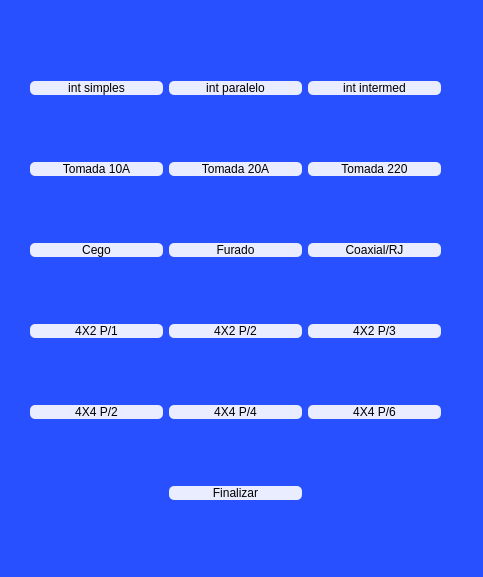
<?xml version="1.0" encoding="UTF-8"?>
<ui version="4.0">
 <class>Form</class>
 <widget class="QWidget" name="Form">
  <property name="geometry">
   <rect>
    <x>0</x>
    <y>0</y>
    <width>483</width>
    <height>577</height>
   </rect>
  </property>
  <property name="windowTitle">
   <string>Form</string>
  </property>
  <widget class="QWidget" name="widget" native="true">
   <property name="geometry">
    <rect>
     <x>0</x>
     <y>0</y>
     <width>491</width>
     <height>581</height>
    </rect>
   </property>
   <property name="styleSheet">
    <string notr="true">background-color:rgb(41, 80, 255)</string>
   </property>
   <widget class="QWidget" name="gridLayoutWidget">
    <property name="geometry">
     <rect>
      <x>30</x>
      <y>20</y>
      <width>411</width>
      <height>541</height>
     </rect>
    </property>
    <layout class="QGridLayout" name="gridLayout">
     <item row="3" column="0">
      <widget class="QPushButton" name="pushButton_4">
       <property name="styleSheet">
        <string notr="true">background-color:rgb(234, 237, 255);
border-radius: 5px;</string>
       </property>
       <property name="text">
        <string>4X2 P/1</string>
       </property>
      </widget>
     </item>
     <item row="1" column="0">
      <widget class="QPushButton" name="pushButton_2">
       <property name="styleSheet">
        <string notr="true">background-color:rgb(234, 237, 255);
border-radius: 5px;</string>
       </property>
       <property name="text">
        <string>Tomada 10A</string>
       </property>
      </widget>
     </item>
     <item row="0" column="1">
      <widget class="QPushButton" name="pushButton_7">
       <property name="styleSheet">
        <string notr="true">background-color:rgb(234, 237, 255);
border-radius: 5px;</string>
       </property>
       <property name="text">
        <string>int paralelo</string>
       </property>
      </widget>
     </item>
     <item row="4" column="0">
      <widget class="QPushButton" name="pushButton_5">
       <property name="styleSheet">
        <string notr="true">background-color:rgb(234, 237, 255);
border-radius: 5px;</string>
       </property>
       <property name="text">
        <string>4X4 P/2</string>
       </property>
      </widget>
     </item>
     <item row="0" column="0">
      <widget class="QPushButton" name="pushButton">
       <property name="styleSheet">
        <string notr="true">background-color:rgb(234, 237, 255);
border-radius: 5px;
hover background-color: rgb(130, 130, 130);</string>
       </property>
       <property name="text">
        <string>int simples</string>
       </property>
      </widget>
     </item>
     <item row="2" column="0">
      <widget class="QPushButton" name="pushButton_3">
       <property name="styleSheet">
        <string notr="true">background-color:rgb(234, 237, 255);
border-radius: 5px;</string>
       </property>
       <property name="text">
        <string>Cego</string>
       </property>
      </widget>
     </item>
     <item row="0" column="2">
      <widget class="QPushButton" name="pushButton_8">
       <property name="styleSheet">
        <string notr="true">background-color:rgb(234, 237, 255);
border-radius: 5px;</string>
       </property>
       <property name="text">
        <string>int intermed</string>
       </property>
      </widget>
     </item>
     <item row="1" column="1">
      <widget class="QPushButton" name="pushButton_9">
       <property name="styleSheet">
        <string notr="true">background-color:rgb(234, 237, 255);
border-radius: 5px;</string>
       </property>
       <property name="text">
        <string>Tomada 20A</string>
       </property>
      </widget>
     </item>
     <item row="1" column="2">
      <widget class="QPushButton" name="pushButton_10">
       <property name="styleSheet">
        <string notr="true">background-color:rgb(234, 237, 255);
border-radius: 5px;</string>
       </property>
       <property name="text">
        <string>Tomada 220</string>
       </property>
      </widget>
     </item>
     <item row="2" column="1">
      <widget class="QPushButton" name="pushButton_11">
       <property name="styleSheet">
        <string notr="true">background-color:rgb(234, 237, 255);
border-radius: 5px;</string>
       </property>
       <property name="text">
        <string>Furado</string>
       </property>
      </widget>
     </item>
     <item row="2" column="2">
      <widget class="QPushButton" name="pushButton_12">
       <property name="styleSheet">
        <string notr="true">background-color:rgb(234, 237, 255);
border-radius: 5px;</string>
       </property>
       <property name="text">
        <string>Coaxial/RJ</string>
       </property>
      </widget>
     </item>
     <item row="3" column="1">
      <widget class="QPushButton" name="pushButton_13">
       <property name="styleSheet">
        <string notr="true">background-color:rgb(234, 237, 255);
border-radius: 5px;</string>
       </property>
       <property name="text">
        <string>4X2 P/2</string>
       </property>
      </widget>
     </item>
     <item row="3" column="2">
      <widget class="QPushButton" name="pushButton_14">
       <property name="styleSheet">
        <string notr="true">background-color:rgb(234, 237, 255);
border-radius: 5px;</string>
       </property>
       <property name="text">
        <string>4X2 P/3</string>
       </property>
      </widget>
     </item>
     <item row="4" column="1">
      <widget class="QPushButton" name="pushButton_15">
       <property name="styleSheet">
        <string notr="true">background-color:rgb(234, 237, 255);
border-radius: 5px;</string>
       </property>
       <property name="text">
        <string>4X4 P/4</string>
       </property>
      </widget>
     </item>
     <item row="4" column="2">
      <widget class="QPushButton" name="pushButton_16">
       <property name="styleSheet">
        <string notr="true">background-color:rgb(234, 237, 255);
border-radius: 5px;</string>
       </property>
       <property name="text">
        <string>4X4 P/6</string>
       </property>
      </widget>
     </item>
     <item row="5" column="1">
      <widget class="QPushButton" name="pushButton_17">
       <property name="styleSheet">
        <string notr="true">background-color:rgb(234, 237, 255);
border-radius: 5px;</string>
       </property>
       <property name="text">
        <string>Finalizar</string>
       </property>
      </widget>
     </item>
    </layout>
   </widget>
  </widget>
 </widget>
 <resources/>
 <connections/>
</ui>
